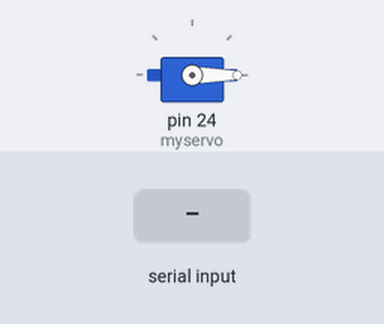
Simulated run of this sketch. Board: Arduino Mega 2560, built with avr-gcc and run on an emulated ATmega2560. Parts: servo. The inputs (shaded band) are chosen by the test bench.

Above: at 1.2 s.
1.3 s: byte 30 received over Serial
At 1.9 s:
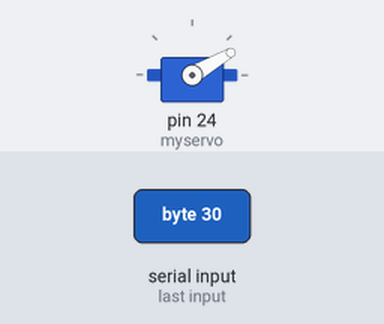
2.8 s: byte 90 received over Serial
At 3.2 s:
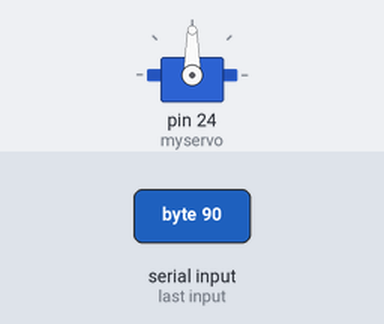
4.3 s: byte 120 received over Serial
At 5.6 s:
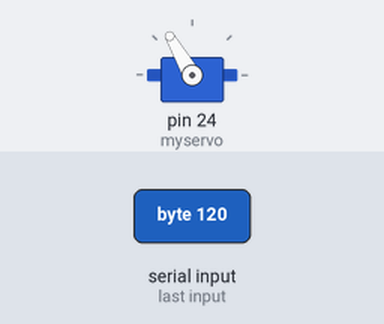
Timing chart, 0 to 7.3 s (numbered marks = the images above; inputs shaded):
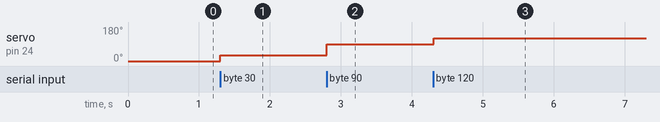

Measured:
- after the input at 1.3 s, servo on pin 24 (myservo): 0° → 30° at once
- after the input at 2.8 s, servo on pin 24 (myservo): 30° → 90° at once
- after the input at 4.3 s, servo on pin 24 (myservo): 90° → 120° at once

The sketch:

sketch_oct11a.ino
```cpp
#include<Servo.h>
Servo myservo;
int incomingByte = 0;
int value;

void setup()
{
  Serial.begin(57600);
  myservo.attach(24);
}

void loop()
{
  if(Serial.available()>0){
  incomingByte=Serial.read();
  value=incomingByte;
  }
  myservo.write(value);
  delay(10);
}
```
